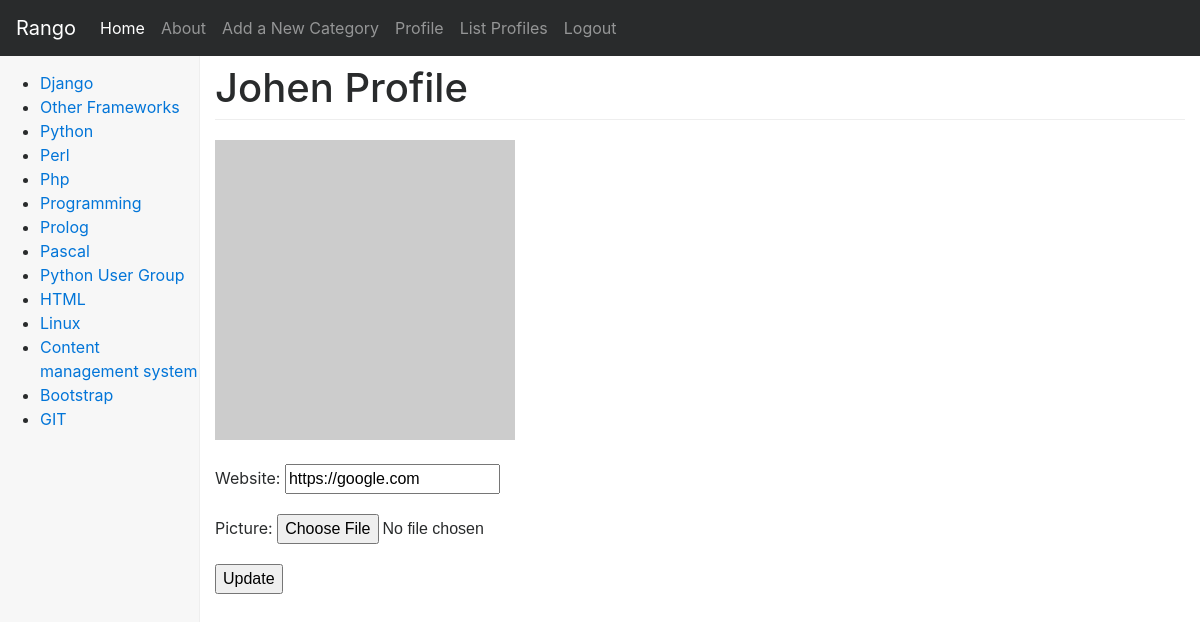
Before: /rango/profile/Johen/ (signed in) with the older database file.
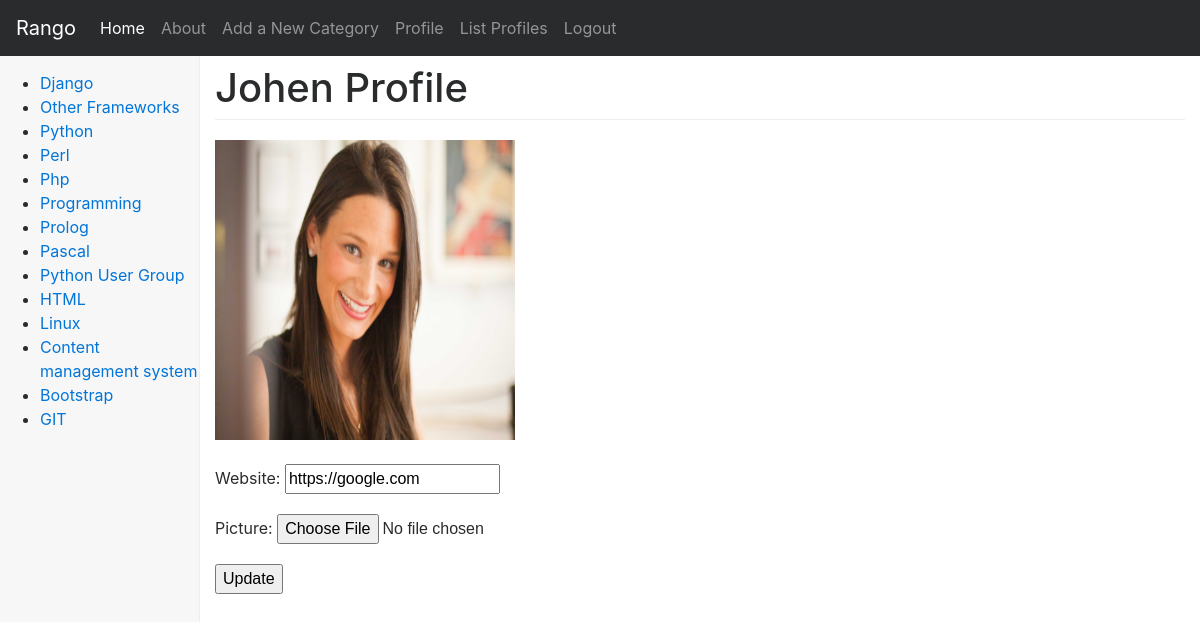
After: the same page with the newer database file.
### rango/models.py (models this page shows, shortened)
class UserProfile(models.Model):
    user = models.OneToOneField(User)
    website = models.URLField(blank=True)
    picture = models.ImageField(upload_to='profile_images', blank=True)

### rango/views.py (the view, shortened to what this page needs)
# urls.py: url(r'profile/(?P<username>[\w\-]+)/$', views.profile, name='profile'),
@login_required
def profile(request, username):
    try:
        user = User.objects.get(username=username)
    except User.DoesNotExist:
        return redirect('index')
    userprofile = UserProfile.objects.get_or_create(user=user)[0]
    form = UserProfileForm({'website': userprofile.website,
                            'picture': userprofile.picture})
    return render(request, 'rango/profile.html', {'userprofile': userprofile,
                                                  'selecteduser': user, 'form': form, })

### rango/forms.py
class UserProfileForm(forms.ModelForm):
    website = forms.URLField(required=False)
    picture = forms.ImageField(required=False)
    class Meta:
        model = UserProfile
        fields = ('website', 'picture', )

### rango/templatetags/rango_template_tags.py (called while the page is built)
@register.inclusion_tag('rango/cats.html')
def get_category_list(cat=None):
    return {'cats': Category.objects.all(),
            'act_cat': cat}

### templates/rango/profile.html (shortened to what this page needs)
{% extends "rango/base.html" %}
{% load staticfiles %}
{% block body_block %}
    <div class="page-header">
        <h1>{{ selecteduser.username }} Profile</h1>
    </div>
    {% if userprofile.picture %}
    <img src="{{ MEDIA_URL }}{{ userprofile.picture }}" width="300" height="300" alt="{{ user.username }}">
    {% else %}
    <img src="http://lorempixel.com/300/300/people/" width="300" height="300" alt="{{ user.username }}">
    {% endif %}
    <br><br>
    <div id="profile_data">
        {% if selecteduser.username == user.username %}
        <form method="post" action="." enctype="multipart/form-data">
            {{ form.as_p }}
            <input type="submit" value="Update">
        </form>
        {% else %}
            <p><strong>Email:</strong> {{ selecteduser.email }}</p>
            <p><strong>Website:</strong> <a href="{{ userprofile.website }}">{{ userprofile.website }}</a></p>
        {% endif %}
    </div>
{% endblock %}

Changed rows visible on the page:
changed UserProfile "https://google.com": picture: picture added
